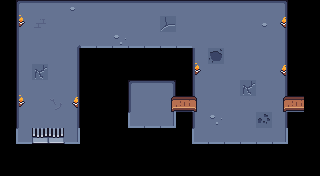

Rendered tile map (Tiled .tmx) drawn with the repository's tilesets; below, a short description and the full map source, tile grids included:
An orthogonal 20x11 tile map with 16x16 px tiles, 5 tile layers (base, dec, Tl, Tr, ...), 4 tilesets and 8 objects (5x NPC, 2x Start, Portale).

<map version="1.10" tiledversion="1.12.2" orientation="orthogonal" renderorder="right-down" width="20" height="11" tilewidth="16" tileheight="16" infinite="0" nextlayerid="9" nextobjectid="15">
 <tileset firstgid="1" source="../tilestes/tileset_full.tsx" />
 <tileset firstgid="401" source="../tilestes/Set 1.tsx" />
 <tileset firstgid="961" source="../tilestes/Torch Yellow L.tsx" />
 <tileset firstgid="969" source="../tilestes/Torch Yellow R.tsx" />
 <layer id="1" name="base" width="20" height="11">
  <data encoding="csv">
0,598,599,599,599,599,599,599,599,599,599,599,599,599,599,599,599,600,0,0,
0,626,627,627,627,627,627,627,627,627,627,627,627,627,627,627,627,628,0,0,
0,626,627,627,3221226128,526,526,526,526,526,526,526,498,627,627,627,627,628,0,0,
0,626,627,627,628,0,0,0,0,0,0,0,626,627,627,627,627,628,0,0,
0,626,35,627,628,0,0,0,0,0,0,0,626,627,627,627,627,628,0,0,
0,626,627,627,628,0,0,0,598,599,600,0,626,627,627,627,627,628,0,0,
0,626,627,627,628,0,0,0,626,627,627,772,627,627,627,627,627,627,18,0,
0,626,627,627,628,0,0,0,525,526,528,0,626,627,627,627,627,628,0,0,
0,525,1610613373,1610613373,528,0,0,0,0,0,0,0,525,526,526,526,526,528,0,0,
0,0,0,0,0,0,0,0,0,0,0,0,0,0,0,0,0,0,0,0,
0,0,0,0,0,0,0,0,0,0,0,0,0,0,0,0,0,0,0,0
</data>
 </layer>
 <layer id="4" name="dec" width="20" height="11">
  <data encoding="csv">
0,0,0,0,39,0,0,0,0,0,0,0,0,0,0,0,0,0,0,0,
0,0,774,0,0,0,0,0,0,0,19,0,0,0,0,0,39,0,0,0,
0,0,0,0,0,0,0,55,0,0,0,0,0,0,0,0,0,0,0,0,
0,0,0,0,0,0,0,0,0,0,0,0,0,38,0,0,0,0,0,0,
0,0,0,0,0,0,0,0,0,0,0,0,0,0,0,0,0,0,0,0,
0,0,0,0,0,0,0,0,0,0,0,0,0,0,0,35,0,0,0,0,
0,0,0,775,0,0,0,0,0,0,0,0,0,0,0,0,0,0,0,0,
0,0,0,0,0,0,0,0,0,0,0,0,0,55,0,0,37,0,0,0,
0,0,3221226329,3221226329,0,0,0,0,0,0,0,0,0,0,0,0,0,0,0,0,
0,0,0,0,0,0,0,0,0,0,0,0,0,0,0,0,0,0,0,0,
0,0,0,0,0,0,0,0,0,0,0,0,0,0,0,0,0,0,0,0
</data>
 </layer>
 <layer id="6" name="Tl" width="20" height="11" locked="1" offsetx="3" offsety="-4.33333">
  <data encoding="csv">
0,0,0,0,0,0,0,0,0,0,0,0,0,0,0,0,0,0,0,0,
0,961,0,0,0,0,0,0,0,0,0,0,0,0,0,0,0,0,0,0,
0,0,0,0,0,0,0,0,0,0,0,0,0,0,0,0,0,0,0,0,
0,0,0,0,0,0,0,0,0,0,0,0,0,0,0,0,0,0,0,0,
0,0,0,0,0,0,0,0,0,0,0,0,961,0,0,0,0,0,0,0,
0,0,0,0,0,0,0,0,0,0,0,0,0,0,0,0,0,0,0,0,
0,961,0,0,0,0,0,0,0,0,0,0,0,0,0,0,0,0,0,0,
0,0,0,0,0,0,0,0,0,0,0,0,0,0,0,0,0,0,0,0,
0,0,0,0,0,0,0,0,0,0,0,0,0,0,0,0,0,0,0,0,
0,0,0,0,0,0,0,0,0,0,0,0,0,0,0,0,0,0,0,0,
0,0,0,0,0,0,0,0,0,0,0,0,0,0,0,0,0,0,0,0
</data>
 </layer>
 <layer id="7" name="Tr" width="20" height="11" locked="1" offsetx="-2.33333" offsety="-3">
  <data encoding="csv">
0,0,0,0,0,0,0,0,0,0,0,0,0,0,0,0,0,0,0,0,
0,0,0,0,0,0,0,0,0,0,0,0,0,0,0,0,0,969,0,0,
0,0,0,0,0,0,0,0,0,0,0,0,0,0,0,0,0,0,0,0,
0,0,0,0,0,0,0,0,0,0,0,0,0,0,0,0,0,0,0,0,
0,0,0,0,0,0,0,0,0,0,0,0,0,0,0,0,0,969,0,0,
0,0,0,0,0,0,0,0,0,0,0,0,0,0,0,0,0,0,0,0,
0,0,0,0,969,0,0,0,0,0,0,0,0,0,0,0,0,0,0,0,
0,0,0,0,0,0,0,0,0,0,0,0,0,0,0,0,0,0,0,0,
0,0,0,0,0,0,0,0,0,0,0,0,0,0,0,0,0,0,0,0,
0,0,0,0,0,0,0,0,0,0,0,0,0,0,0,0,0,0,0,0,
0,0,0,0,0,0,0,0,0,0,0,0,0,0,0,0,0,0,0,0
</data>
 </layer>
 <objectgroup id="3" name="start">
  <object id="5" name="Start0" type="Start" x="48" y="118.5">
   <point />
  </object>
  <object id="14" name="Start2" type="Start" x="266.5" y="107.25">
   <point />
  </object>
 </objectgroup>
 <objectgroup id="5" name="Ponte">
  <object id="2" name="ponte1_0" type="Portale" x="277" y="96" width="28" height="16">
   <properties>
    <property name="condition" value="guardia2_Sconfitta" />
    <property name="destinazione" value="lvl1_1" />
    <property name="type" value="ponte" />
   </properties>
  </object>
 </objectgroup>
 <objectgroup id="8" name="NPC">
  <object id="6" name="primo" type="NPC" x="39" y="55.5">
   <properties>
    <property name="aspetto" value="orco" />
    <property name="type" value="orco" />
   </properties>
   <point />
  </object>
  <object id="10" name="secondo" type="NPC" x="154" y="27.5">
   <properties>
    <property name="aspetto" value="orco" />
    <property name="type" value="orco" />
   </properties>
   <point />
  </object>
  <object id="11" name="terzo" type="NPC" x="267.25" y="62.75">
   <properties>
    <property name="aspetto" value="orco" />
    <property name="type" value="orco" />
   </properties>
   <point />
  </object>
  <object id="12" name="guardia1" type="NPC" x="206.5" y="107.5">
   <properties>
    <property name="aspetto" value="orco" />
    <property name="type" value="orco" />
   </properties>
   <point />
  </object>
  <object id="13" name="guardia2" type="NPC" x="268" y="107.5">
   <properties>
    <property name="aspetto" value="orco" />
    <property name="type" value="orco" />
   </properties>
   <point />
  </object>
 </objectgroup>
 <layer id="2" name="ponte" width="20" height="11">
  <data encoding="csv">
0,0,0,0,0,0,0,0,0,0,0,0,0,0,0,0,0,0,0,0,
0,0,0,0,0,0,0,0,0,0,0,0,0,0,0,0,0,0,0,0,
0,0,0,0,0,0,0,0,0,0,0,0,0,0,0,0,0,0,0,0,
0,0,0,0,0,0,0,0,0,0,0,0,0,0,0,0,0,0,0,0,
0,0,0,0,0,0,0,0,0,0,0,0,0,0,0,0,0,0,0,0,
0,0,0,0,0,0,0,0,0,0,0,0,0,0,0,0,0,0,0,0,
0,0,0,0,0,0,0,0,0,0,152,153,154,0,0,0,0,312,313,0,
0,0,0,0,0,0,0,0,0,0,0,0,0,0,0,0,0,0,0,0,
0,0,0,0,0,0,0,0,0,0,0,0,0,0,0,0,0,0,0,0,
0,0,0,0,0,0,0,0,0,0,0,0,0,0,0,0,0,0,0,0,
0,0,0,0,0,0,0,0,0,0,0,0,0,0,0,0,0,0,0,0
</data>
 </layer>
</map>
